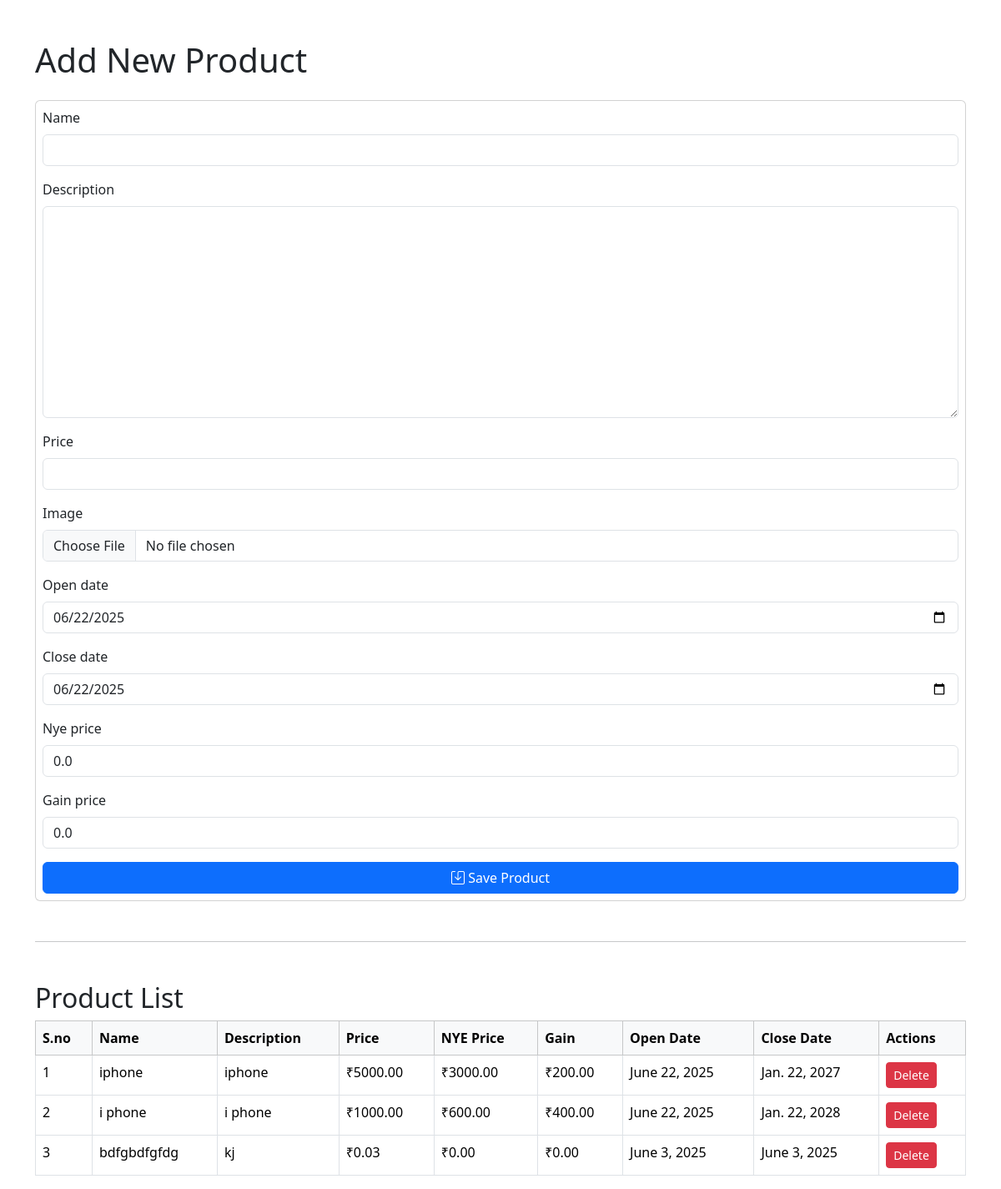
The page /add/ (signed in) on the database its author committed.
### core/models.py (models this page shows, shortened)
class Product(models.Model):
    name = models.CharField(max_length=100)
    description = models.TextField()
    price = models.DecimalField(max_digits=10, decimal_places=2)
    image = models.ImageField(upload_to='product_images/', blank=True, null=True)
    open_date = models.DateField(default=date.today)
    close_date = models.DateField(default=date.today)
    nye_price = models.DecimalField(max_digits=10, decimal_places=2, default=0.00)
    gain_price = models.DecimalField(max_digits=10, decimal_places=2, default=0.00)

### core/views.py (the view)
# urls.py: path('add/', views.add_product, name='add_product'),
@user_passes_test(lambda u: u.is_superuser)
def add_product(request):
    if request.method == 'POST':
        form = ProductForm(request.POST, request.FILES)
        if form.is_valid():
            form.save()
            messages.success(request, "Product added successfully.")
            return redirect('add_product')
    else:
        form = ProductForm()
    products = Product.objects.all().order_by('-id')
    return render(request, 'products/add_product.html', {
        'form': form,
        'products': products
    })

### core/forms.py
class ProductForm(forms.ModelForm):
    class Meta:
        model = Product
        fields = ['name', 'description', 'price', 'image', 'open_date', 'close_date', 'nye_price', 'gain_price']
        widgets = {
            'open_date': forms.DateInput(attrs={'type': 'date', 'class': 'form-control'}),
            'close_date': forms.DateInput(attrs={'type': 'date', 'class': 'form-control'}),
        }
    def __init__(self, *args, **kwargs):
        super().__init__(*args, **kwargs)
        for field_name, field in self.fields.items():
            field.widget.attrs['class'] = 'form-control'

### core/templates/products/add_product.html (shortened to what this page needs)
<!DOCTYPE html>
<html lang="en">
<head>
  <link href="https://cdn.jsdelivr.net/npm/bootstrap@5.3.2/dist/css/bootstrap.min.css" rel="stylesheet">
  <link href="https://cdn.jsdelivr.net/npm/bootstrap-icons@1.10.5/font/bootstrap-icons.css" rel="stylesheet">
</head>
<body>
  {% block content %}
  <div class="container mt-5">
    <h1 class="mb-4">Add New Product</h1>
    <form method="post" enctype="multipart/form-data" class="card p-2 shadow-none">
      {% for field in form %}
        <div class="mb-3">
          <label for="{{ field.id_for_label }}" class="form-label">{{ field.label }}</label>
          {{ field }}
        </div>
      {% endfor %}
      <button type="submit" class="btn btn-primary">
        <i class="bi bi-save"></i> Save Product
      </button>
    </form>
    <hr class="my-5">
    <h2>Product List</h2>
    <form method="post" class="table-responsive">
      <table class="table table-bordered table-hover">
        <thead class="table-light">
          <tr>
            <th>S.no</th>
            <th>Name</th>
            <th>Description</th>
            <th>Price</th>
            <th>NYE Price</th>
            <th>Gain</th>
            <th>Open Date</th>
            <th>Close Date</th>
            <th>Actions</th>
          </tr>
        </thead>
        <tbody>
          {% for product in products %}
          <tr>
            <td>{{ forloop.counter }}</td>
            <td>{{ product.name }}</td>
            <td>{{ product.description|truncatewords:20 }}</td>
            <td>₹{{ product.price }}</td>
            <td>₹{{ product.nye_price }}</td>
            <td>₹{{ product.gain_price }}</td>
            <td>{{ product.open_date }}</td>
            <td>{{ product.close_date }}</td>
            <td>
              <form method="post" action="{% url 'delete_product' product.id %}" onsubmit="return confirm('Are you sure you want to delete this product?');" class="d-inline">
                <button type="submit" class="btn btn-sm btn-danger">Delete</button>
              </form>
            </td>
          </tr>
          {% empty %}
          <tr>
            <td colspan="9" class="text-center">No products found.</td>
          </tr>
          {% endfor %}
        </tbody>
      </table>
    </form>
  </div>
  {% endblock %}
</body>
</html>

### rows shown on the page
Product: name "iphone", description "iphone", price "5000.00", nye_price "3000.00", gain_price "200.00", open_date "June 22, 2025", close_date "Jan. 22, 2027"
Product: name "i phone", description "i phone", price "1000.00", nye_price "600.00", gain_price "400.00", open_date "June 22, 2025", close_date "Jan. 22, 2028"
Product: name "bdfgbdfgfdg", description "kj", price "0.03", nye_price "0.00", gain_price "0.00", open_date "June 3, 2025", close_date "June 3, 2025"

### other values the page prints
{{ field.label }} "Name" "Description" "Price" "Image" "Open date" "Close date" "Nye price" "Gain price"
